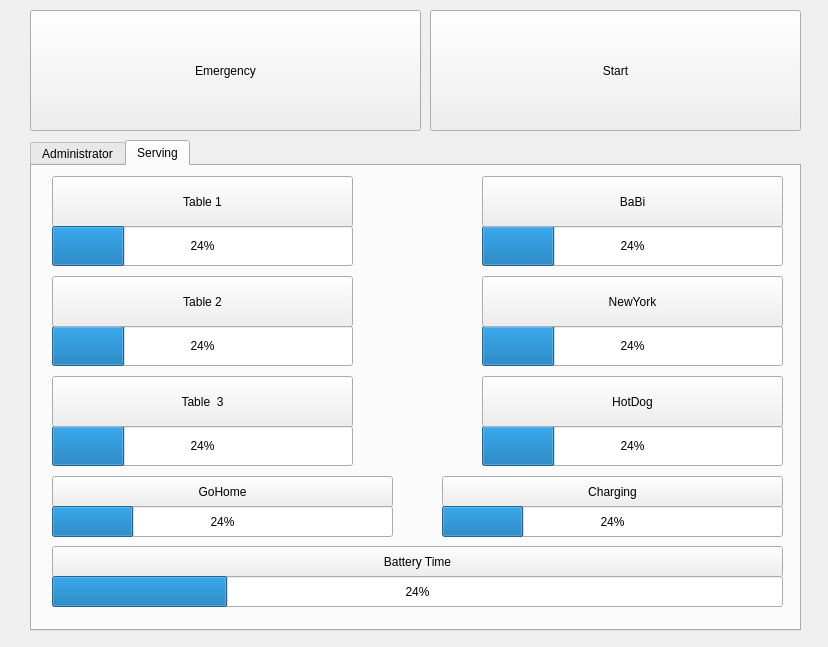
<?xml version="1.0" encoding="UTF-8"?>
<ui version="4.0">
 <class>joy</class>
 <widget class="QDialog" name="joy">
  <property name="geometry">
   <rect>
    <x>0</x>
    <y>0</y>
    <width>828</width>
    <height>647</height>
   </rect>
  </property>
  <property name="windowTitle">
   <string>Mobile Robot GUI</string>
  </property>
  <widget class="QTabWidget" name="tabWidget">
   <property name="geometry">
    <rect>
     <x>30</x>
     <y>140</y>
     <width>771</width>
     <height>491</height>
    </rect>
   </property>
   <property name="currentIndex">
    <number>1</number>
   </property>
   <widget class="QWidget" name="Administrator">
    <attribute name="title">
     <string>Administrator</string>
    </attribute>
    <widget class="QPushButton" name="go">
     <property name="geometry">
      <rect>
       <x>170</x>
       <y>20</y>
       <width>151</width>
       <height>91</height>
      </rect>
     </property>
     <property name="text">
      <string>Go</string>
     </property>
    </widget>
    <widget class="QPushButton" name="stop">
     <property name="geometry">
      <rect>
       <x>170</x>
       <y>110</y>
       <width>151</width>
       <height>91</height>
      </rect>
     </property>
     <property name="text">
      <string>Stop</string>
     </property>
    </widget>
    <widget class="QPushButton" name="left">
     <property name="geometry">
      <rect>
       <x>20</x>
       <y>110</y>
       <width>151</width>
       <height>91</height>
      </rect>
     </property>
     <property name="text">
      <string>Left</string>
     </property>
    </widget>
    <widget class="QPushButton" name="back">
     <property name="geometry">
      <rect>
       <x>170</x>
       <y>200</y>
       <width>151</width>
       <height>91</height>
      </rect>
     </property>
     <property name="text">
      <string>Back</string>
     </property>
    </widget>
    <widget class="QPushButton" name="right">
     <property name="geometry">
      <rect>
       <x>320</x>
       <y>110</y>
       <width>151</width>
       <height>91</height>
      </rect>
     </property>
     <property name="text">
      <string>Right</string>
     </property>
    </widget>
    <widget class="QPushButton" name="set_waypoint_1">
     <property name="geometry">
      <rect>
       <x>490</x>
       <y>20</y>
       <width>121</width>
       <height>91</height>
      </rect>
     </property>
     <property name="text">
      <string>SetWayPoint 1</string>
     </property>
    </widget>
    <widget class="QPushButton" name="set_waypoint_3">
     <property name="geometry">
      <rect>
       <x>490</x>
       <y>200</y>
       <width>121</width>
       <height>91</height>
      </rect>
     </property>
     <property name="text">
      <string>SetWayPoint 3</string>
     </property>
    </widget>
    <widget class="QPushButton" name="set_waypoint_2">
     <property name="geometry">
      <rect>
       <x>490</x>
       <y>110</y>
       <width>121</width>
       <height>91</height>
      </rect>
     </property>
     <property name="text">
      <string>SetWayPoint 2</string>
     </property>
    </widget>
    <widget class="QPushButton" name="linear_up">
     <property name="geometry">
      <rect>
       <x>320</x>
       <y>20</y>
       <width>151</width>
       <height>91</height>
      </rect>
     </property>
     <property name="text">
      <string>Linear_up</string>
     </property>
    </widget>
    <widget class="QPushButton" name="linear_down">
     <property name="geometry">
      <rect>
       <x>320</x>
       <y>200</y>
       <width>151</width>
       <height>91</height>
      </rect>
     </property>
     <property name="text">
      <string>Linear_down</string>
     </property>
    </widget>
    <widget class="QPushButton" name="angular_up">
     <property name="geometry">
      <rect>
       <x>20</x>
       <y>20</y>
       <width>151</width>
       <height>91</height>
      </rect>
     </property>
     <property name="text">
      <string>Angular_up</string>
     </property>
    </widget>
    <widget class="QPushButton" name="angular_down">
     <property name="geometry">
      <rect>
       <x>20</x>
       <y>200</y>
       <width>151</width>
       <height>91</height>
      </rect>
     </property>
     <property name="text">
      <string>Angular_down</string>
     </property>
    </widget>
    <widget class="QPushButton" name="set_waypoint_4">
     <property name="geometry">
      <rect>
       <x>620</x>
       <y>20</y>
       <width>121</width>
       <height>91</height>
      </rect>
     </property>
     <property name="text">
      <string>SetWayPoint 4</string>
     </property>
    </widget>
    <widget class="QPushButton" name="set_waypoint_5">
     <property name="geometry">
      <rect>
       <x>620</x>
       <y>110</y>
       <width>121</width>
       <height>91</height>
      </rect>
     </property>
     <property name="text">
      <string>SetWayPoint 5</string>
     </property>
    </widget>
    <widget class="QPushButton" name="set_waypoint_6">
     <property name="geometry">
      <rect>
       <x>620</x>
       <y>200</y>
       <width>121</width>
       <height>91</height>
      </rect>
     </property>
     <property name="text">
      <string>SetWayPoint 6</string>
     </property>
    </widget>
    <widget class="QPushButton" name="set_waypoint_7">
     <property name="geometry">
      <rect>
       <x>20</x>
       <y>330</y>
       <width>341</width>
       <height>101</height>
      </rect>
     </property>
     <property name="text">
      <string>SetHomeWayPoint</string>
     </property>
    </widget>
    <widget class="QPushButton" name="set_waypoint_8">
     <property name="geometry">
      <rect>
       <x>400</x>
       <y>330</y>
       <width>341</width>
       <height>101</height>
      </rect>
     </property>
     <property name="text">
      <string>SetChargingPoint</string>
     </property>
    </widget>
   </widget>
   <widget class="QWidget" name="Serving">
    <attribute name="title">
     <string>Serving</string>
    </attribute>
    <widget class="QPushButton" name="go_waypoint_1">
     <property name="geometry">
      <rect>
       <x>20</x>
       <y>10</y>
       <width>301</width>
       <height>51</height>
      </rect>
     </property>
     <property name="text">
      <string>Table 1</string>
     </property>
    </widget>
    <widget class="QProgressBar" name="progressbar_1">
     <property name="geometry">
      <rect>
       <x>20</x>
       <y>60</y>
       <width>301</width>
       <height>40</height>
      </rect>
     </property>
     <property name="value">
      <number>24</number>
     </property>
    </widget>
    <widget class="QProgressBar" name="progressbar_2">
     <property name="geometry">
      <rect>
       <x>20</x>
       <y>160</y>
       <width>301</width>
       <height>40</height>
      </rect>
     </property>
     <property name="value">
      <number>24</number>
     </property>
    </widget>
    <widget class="QPushButton" name="go_waypoint_2">
     <property name="geometry">
      <rect>
       <x>20</x>
       <y>110</y>
       <width>301</width>
       <height>51</height>
      </rect>
     </property>
     <property name="text">
      <string>Table 2</string>
     </property>
    </widget>
    <widget class="QProgressBar" name="progressbar_6">
     <property name="geometry">
      <rect>
       <x>450</x>
       <y>260</y>
       <width>301</width>
       <height>40</height>
      </rect>
     </property>
     <property name="value">
      <number>24</number>
     </property>
    </widget>
    <widget class="QPushButton" name="go_waypoint_6">
     <property name="geometry">
      <rect>
       <x>450</x>
       <y>210</y>
       <width>301</width>
       <height>51</height>
      </rect>
     </property>
     <property name="text">
      <string>HotDog</string>
     </property>
    </widget>
    <widget class="QProgressBar" name="progressbar_5">
     <property name="geometry">
      <rect>
       <x>450</x>
       <y>160</y>
       <width>301</width>
       <height>40</height>
      </rect>
     </property>
     <property name="value">
      <number>24</number>
     </property>
    </widget>
    <widget class="QPushButton" name="go_waypoint_5">
     <property name="geometry">
      <rect>
       <x>450</x>
       <y>110</y>
       <width>301</width>
       <height>51</height>
      </rect>
     </property>
     <property name="text">
      <string>NewYork</string>
     </property>
    </widget>
    <widget class="QProgressBar" name="progressbar_4">
     <property name="geometry">
      <rect>
       <x>450</x>
       <y>60</y>
       <width>301</width>
       <height>40</height>
      </rect>
     </property>
     <property name="value">
      <number>24</number>
     </property>
    </widget>
    <widget class="QPushButton" name="go_waypoint_4">
     <property name="geometry">
      <rect>
       <x>450</x>
       <y>10</y>
       <width>301</width>
       <height>51</height>
      </rect>
     </property>
     <property name="text">
      <string>BaBi</string>
     </property>
    </widget>
    <widget class="QProgressBar" name="progressbar_3">
     <property name="geometry">
      <rect>
       <x>20</x>
       <y>260</y>
       <width>301</width>
       <height>40</height>
      </rect>
     </property>
     <property name="value">
      <number>24</number>
     </property>
    </widget>
    <widget class="QPushButton" name="go_waypoint_3">
     <property name="geometry">
      <rect>
       <x>20</x>
       <y>210</y>
       <width>301</width>
       <height>51</height>
      </rect>
     </property>
     <property name="text">
      <string>Table  3</string>
     </property>
    </widget>
    <widget class="QPushButton" name="go_waypoint_9">
     <property name="geometry">
      <rect>
       <x>20</x>
       <y>380</y>
       <width>731</width>
       <height>31</height>
      </rect>
     </property>
     <property name="text">
      <string>Battery Time</string>
     </property>
    </widget>
    <widget class="QProgressBar" name="battery_progressbar">
     <property name="geometry">
      <rect>
       <x>20</x>
       <y>410</y>
       <width>731</width>
       <height>31</height>
      </rect>
     </property>
     <property name="value">
      <number>24</number>
     </property>
    </widget>
    <widget class="QPushButton" name="go_waypoint_8">
     <property name="geometry">
      <rect>
       <x>410</x>
       <y>310</y>
       <width>341</width>
       <height>31</height>
      </rect>
     </property>
     <property name="text">
      <string>Charging</string>
     </property>
    </widget>
    <widget class="QProgressBar" name="progressbar_8">
     <property name="geometry">
      <rect>
       <x>410</x>
       <y>340</y>
       <width>341</width>
       <height>31</height>
      </rect>
     </property>
     <property name="value">
      <number>24</number>
     </property>
    </widget>
    <widget class="QPushButton" name="go_waypoint_7">
     <property name="geometry">
      <rect>
       <x>20</x>
       <y>310</y>
       <width>341</width>
       <height>31</height>
      </rect>
     </property>
     <property name="text">
      <string>GoHome</string>
     </property>
    </widget>
    <widget class="QProgressBar" name="progressbar_7">
     <property name="geometry">
      <rect>
       <x>20</x>
       <y>340</y>
       <width>341</width>
       <height>31</height>
      </rect>
     </property>
     <property name="value">
      <number>24</number>
     </property>
    </widget>
   </widget>
  </widget>
  <widget class="QPushButton" name="emergency">
   <property name="geometry">
    <rect>
     <x>30</x>
     <y>10</y>
     <width>391</width>
     <height>121</height>
    </rect>
   </property>
   <property name="text">
    <string>Emergency</string>
   </property>
  </widget>
  <widget class="QPushButton" name="start">
   <property name="geometry">
    <rect>
     <x>430</x>
     <y>10</y>
     <width>371</width>
     <height>121</height>
    </rect>
   </property>
   <property name="text">
    <string>Start</string>
   </property>
  </widget>
 </widget>
 <resources/>
 <connections/>
</ui>
